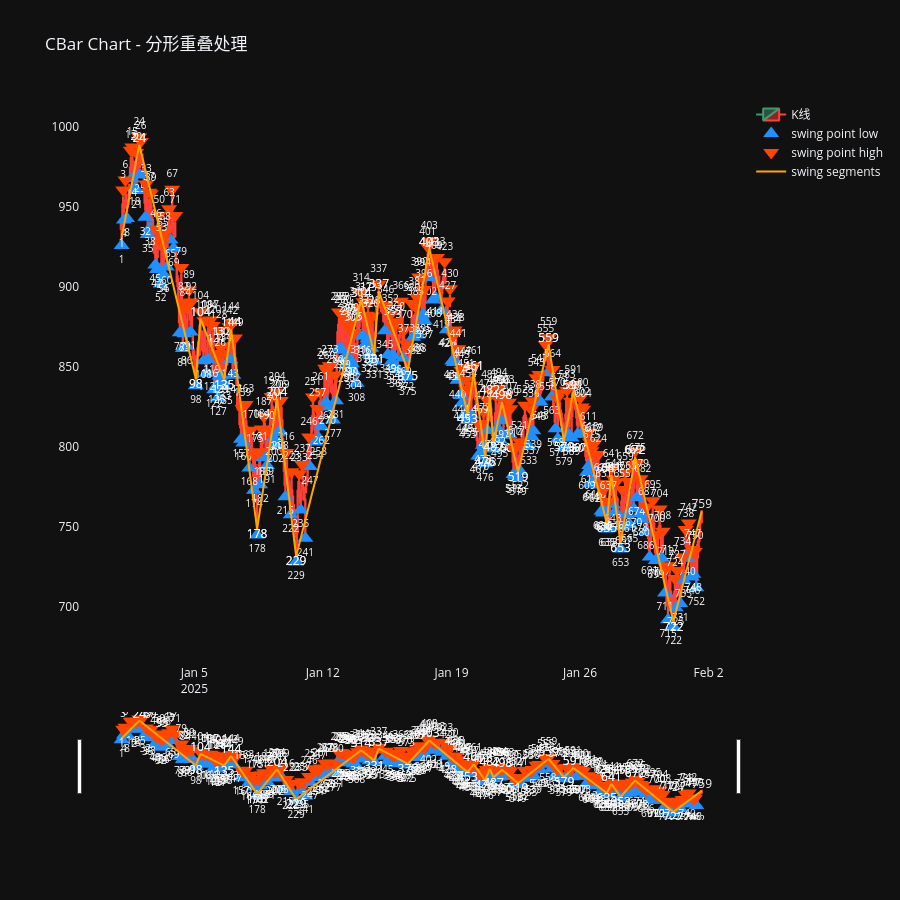

Notebook code for this chart:
### Code cell
from collections import namedtuple
from time import sleep
import logging

from pulao.logging import init_logging

import pandas as pd

from pulao.trend import TrendManager
from pulao.swing import SwingManager
from pulao.bar import SBar, SBarManager, CBarManager
from vnpy.trader.constant import Exchange, Interval
from vnpy.trader.object import BarData

import polars as pl
import plotly.graph_objects as go
from plotly.subplots import make_subplots
from pulao.constant import *

from pulao.logging import logger
init_logging(level=logging.DEBUG)
open("./logs/pulao.log", "w").close() # 每次运行前清空日志
logger.debug("开始运行")

df = pl.read_csv("../dataset/I8888.XDCE_60m.csv", try_parse_dates=True)
df = df.head(100*3)  # test

sbar_list = []
columns = df.columns

for idx, row in enumerate(df.iter_rows()):
    row_dict = dict(zip(columns, row))
    # datetime,open,close,high,low,volume,money,open_interest,signal
    datetime = row_dict["datetime"]
    o = row_dict["open"]
    close = row_dict["close"]
    high = row_dict["high"]
    low = row_dict["low"]
    volume = row_dict["volume"]
    money = row_dict["money"]
    open_interest = row_dict["open_interest"]

    bar = BarData(
        gateway_name="ctp-test",
        symbol="i8888",
        exchange=Exchange.SHFE,
        interval=Interval.MINUTE,
        datetime=datetime,
        open_price=o,
        close_price=close,
        high_price=high,
        low_price=low,
        volume=volume,
        open_interest=open_interest,
        turnover=money,
    )
    sbar = SBar(symbol=bar.symbol, exchange=bar.exchange.value, interval=bar.interval.value, datetime=datetime, turnover=money, open_price=o, close_price=close, high_price=high, low_price=low, volume=volume)

    sbar_list.append(sbar)
# 模拟行情数据接收
sbar_manager = SBarManager()
cbar_manager = CBarManager(sbar_manager=sbar_manager)
swing_manager = SwingManager(cbar_manager=cbar_manager)
tred_manager = TrendManager(swing_manager=swing_manager)
# 流入模拟数据
for sbar in sbar_list:
    sbar_manager.append(sbar)

logger.debug("运行结束")
# sleep(3) # 等一会，让日志输出完
#
# region . Plotly - Cbar
#
df_cbar = cbar_manager.df_cbar.to_pandas()
df_cbar["datetime"] = pd.date_range("2025-01-01", periods=df_cbar.shape[0], freq="h")
df_cbar["open_price"] = df_cbar["high_price"]
df_cbar["close_price"] = df_cbar["low_price"]
df_cbar.insert(0, "index", range(len(df_cbar)))

# region 构建波段数据
df_swing = swing_manager.df_swing.to_pandas()
df_swing["start_datetime"] = pd.Series(dtype="datetime64[ns]")
df_swing["end_datetime"] = pd.Series(dtype="datetime64[ns]")
df_swing.insert(0, "index", range(len(df_swing)))

for i, row in enumerate(df_swing.itertuples()):
    df = df_cbar[(df_cbar["id"] >= row.start_id) & (df_cbar["id"] <= row.end_id)]
    start_datetime = df.iloc[0]["datetime"]
    end_datetime = df.iloc[-1]["datetime"]
    df_swing.at[i, "start_datetime"] = start_datetime
    df_swing.at[i, "end_datetime"] = end_datetime

xs = []
ys = []
texts = []
text_positions  = []
for i, row in enumerate(df_swing.itertuples()):
    xs += [row.start_datetime, row.end_datetime, None]
    start_index = df_cbar[(df_cbar["id"] == row.start_id)]["index"].iloc[0]
    end_index = df_cbar[(df_cbar["id"] == row.end_id)]["index"].iloc[0]
    if row.direction == Direction.UP:
        start_price = df_cbar[(df_cbar["id"] == row.start_id)]["low_price"].iloc[0]
        end_price = df_cbar[(df_cbar["id"] == row.end_id)]["high_price"].iloc[0]
        text_positions += ['bottom center', 'top center', "middle center"]
    else:
        start_price = df_cbar[(df_cbar["id"] == row.start_id)]["high_price"].iloc[0]
        end_price = df_cbar[(df_cbar["id"] == row.end_id)]["low_price"].iloc[0]
        text_positions += ['top center', 'bottom center', "middle center"]
    ys += [start_price, end_price, None]
    texts += [start_index, end_index, None]


# endregion

fig = make_subplots(
    rows=1, cols=1
)
fig.add_trace(go.Candlestick(
    x=df_cbar['datetime'],
    open=df_cbar['open_price'],
    high=df_cbar['high_price'],
    low=df_cbar['low_price'],
    close=df_cbar['close_price'],
    name='K线',
), row=1, col=1)

df_fractal_bottom = df_cbar[(df_cbar['fractal_type'] == FractalType.BOTTOM)]

fig.add_trace(go.Scatter(
    x=df_fractal_bottom['datetime'],
    y=df_fractal_bottom['low_price'] * 0.995,   # 放在K线最低价下方一点，不遮挡蜡烛
    mode='markers+text',
    name='swing point low',
    marker=dict(
        symbol='triangle-up',
        size=14,
        color='#1E90FF',
    ),
    text=df_fractal_bottom["index"],      # ← 添加序号
    textposition="bottom center",              # ← 文字位置
    textfont=dict(size=10, color="white"),
    hovertemplate=
        "<b>波段低点</b><br>" +
        "时间: %{x}<br>" +
        "价格: %{y:.2f}<br>" +
        "<extra></extra>"
), row=1, col=1)


df_fractal_top = df_cbar[(df_cbar['fractal_type'] == FractalType.TOP)]

fig.add_trace(go.Scatter(
    x=df_fractal_top['datetime'],
    y=df_fractal_top['high_price'] * 1.005,  # 放在K线最高价上方一点
    mode='markers+text',
    name='swing point high',
    marker=dict(
        symbol='triangle-down',
        size=14,
        color='#FF4500',
    ),
    text=df_fractal_top["index"],      # ← 添加序号
    textposition="top center",              # ← 文字位置
    textfont=dict(size=10, color="white"),
    hovertemplate=
        "<b>波段高点</b><br>" +
        "时间: %{x}<br>" +
        "价格: %{y:.2f}<br>" +
        "<extra></extra>"
), row=1, col=1)

fig.add_trace(go.Scatter(
    x=xs,
    y=ys,
    name='swing segments',
    mode='lines+text',    # lines+text 支持显示文字
    line=dict(width=2, color='orange'),
    text=texts,
    textposition=text_positions,  # 文字位置
))

title = 'Swing Chart - 波段标识'
fig.update_layout(title=title,
                  height=900,
                  hovermode='x unified',  # X轴悬停联动虚线
                  )

fig.update_xaxes(
    showgrid=False,
)

fig.update_yaxes(
    showgrid=False,
)

fig.show()

# endregion

### Figure 1 — Plotly figure (JSON) as saved in the notebook; plotly's stock layout.template omitted (floating-point values rounded to 4 significant figures; data arrays with more than 128 entries replaced by an {"elided": "..."} marker saying what was removed)
{"data": [{"close": {"elided": "760 float values"}, "high": {"elided": "760 float values"}, "low": {"elided": "760 float values"}, "name": "K线", "open": {"elided": "760 float values"}, "x": {"elided": "760 str values"}, "type": "candlestick", "xaxis": "x", "yaxis": "y"}, {"hovertemplate": "<b>波段低点</b><br>时间: %{x}<br>价格: %{y:.2f}<br><extra></extra>", "marker": {"color": "#1E90FF", "size": 14, "symbol": "triangle-up"}, "mode": "markers+text", "name": "swing point low", "text": {"elided": "177 float values"}, "textfont": {"color": "white", "size": 10}, "textposition": "bottom center", "x": {"elided": "177 str values"}, "y": {"elided": "177 float values"}, "type": "scatter", "xaxis": "x", "yaxis": "y"}, {"hovertemplate": "<b>波段高点</b><br>时间: %{x}<br>价格: %{y:.2f}<br><extra></extra>", "marker": {"color": "#FF4500", "size": 14, "symbol": "triangle-down"}, "mode": "markers+text", "name": "swing point high", "text": {"elided": "176 float values"}, "textfont": {"color": "white", "size": 10}, "textposition": "top center", "x": {"elided": "176 str values"}, "y": {"elided": "176 float values"}, "type": "scatter", "xaxis": "x", "yaxis": "y"}, {"line": {"color": "orange", "width": 2}, "mode": "lines+text", "name": "swing segments", "text": ["1", "24", null, "24", "98", null, "98", "104", null, "104", "135", null, "135", "144", null, "144", "178", null, "178", "204", null, "204", "229", null, "229", "314", null, "314", "331", null, "331", "337", null, "337", "375", null, "375", "403", null, "403", "453", null, "453", "461", null, "461", "476", null, "476", "482", null, "482", "487", null, "487", "498", null, "498", "519", null, "519", "559", null, "559", "579", null, "579", "591", null, "591", "635", null, "635", "641", null, "641", "653", null, "653", "672", null, "672", "722", null, "722", "759", null], "textposition": ["bottom center", "top center", "middle center", "top center", "bottom center", "middle center", "bottom center", "top center", "middle center", "top center", "bottom center", "middle center", "bottom center", "top center", "middle center", "top center", "bottom center", "middle center", "bottom center", "top center", "middle center", "top center", "bottom center", "middle center", "bottom center", "top center", "middle center", "top center", "bottom center", "middle center", "bottom center", "top center", "middle center", "top center", "bottom center", "middle center", "bottom center", "top center", "middle center", "top center", "bottom center", "middle center", "bottom center", "top center", "middle center", "top center", "bottom center", "middle center", "bottom center", "top center", "middle center", "top center", "bottom center", "middle center", "bottom center", "top center", "middle center", "top center", "bottom center", "middle center", "bottom center", "top center", "middle center", "top center", "bottom center", "middle center", "bottom center", "top center", "middle center", "top center", "bottom center", "middle center", "bottom center", "top center", "middle center", "top center", "bottom center", "middle center", "bottom center", "top center", "middle center", "top center", "bottom center", "middle center", "bottom center", "top center", "middle center"], "x": ["2025-01-01T01:00:00", "2025-01-02T00:00:00", null, "2025-01-02T00:00:00", "2025-01-05T02:00:00", null, "2025-01-05T02:00:00", "2025-01-05T08:00:00", null, "2025-01-05T08:00:00", "2025-01-06T15:00:00", null, "2025-01-06T15:00:00", "2025-01-07T00:00:00", null, "2025-01-07T00:00:00", "2025-01-08T10:00:00", null, "2025-01-08T10:00:00", "2025-01-09T12:00:00", null, "2025-01-09T12:00:00", "2025-01-10T13:00:00", null, "2025-01-10T13:00:00", "2025-01-14T02:00:00", null, "2025-01-14T02:00:00", "2025-01-14T19:00:00", null, "2025-01-14T19:00:00", "2025-01-15T01:00:00", null, "2025-01-15T01:00:00", "2025-01-16T15:00:00", null, "2025-01-16T15:00:00", "2025-01-17T19:00:00", null, "2025-01-17T19:00:00", "2025-01-19T21:00:00", null, "2025-01-19T21:00:00", "2025-01-20T05:00:00", null, "2025-01-20T05:00:00", "2025-01-20T20:00:00", null, "2025-01-20T20:00:00", "2025-01-21T02:00:00", null, "2025-01-21T02:00:00", "2025-01-21T07:00:00", null, "2025-01-21T07:00:00", "2025-01-21T18:00:00", null, "2025-01-21T18:00:00", "2025-01-22T15:00:00", null, "2025-01-22T15:00:00", "2025-01-24T07:00:00", null, "2025-01-24T07:00:00", "2025-01-25T03:00:00", null, "2025-01-25T03:00:00", "2025-01-25T15:00:00", null, "2025-01-25T15:00:00", "2025-01-27T11:00:00", null, "2025-01-27T11:00:00", "2025-01-27T17:00:00", null, "2025-01-27T17:00:00", "2025-01-28T05:00:00", null, "2025-01-28T05:00:00", "2025-01-29T00:00:00", null, "2025-01-29T00:00:00", "2025-01-31T02:00:00", null, "2025-01-31T02:00:00", "2025-02-01T15:00:00", null], "y": [930.3, 988.5, null, 988.5, 842.1, null, 842.1, 879.9, null, 879.9, 841.7, null, 841.7, 873.1, null, 873.1, 748.5, null, 748.5, 829.8, null, 829.8, 731.4, null, 731.4, 891.5, null, 891.5, 857.8, null, 857.8, 897.0, null, 897.0, 847.4, null, 847.4, 923.7, null, 923.7, 820.3, null, 820.3, 846.0, null, 846.0, 793.2, null, 793.2, 831.2, null, 831.2, 802.5, null, 802.5, 827.8, null, 827.8, 784.1, null, 784.1, 863.7, null, 863.7, 803.0, null, 803.0, 834.2, null, 834.2, 752.1, null, 752.1, 782.0, null, 782.0, 739.6, null, 739.6, 793.2, null, 793.2, 690.6, null, 690.6, 759.5, null], "type": "scatter"}], "layout": {"xaxis": {"anchor": "y", "domain": [0.0, 1.0], "showgrid": false}, "yaxis": {"anchor": "x", "domain": [0.0, 1.0], "showgrid": false}, "title": {"text": "CBar Chart - 分形重叠处理"}, "height": 900, "hovermode": "x unified"}}
